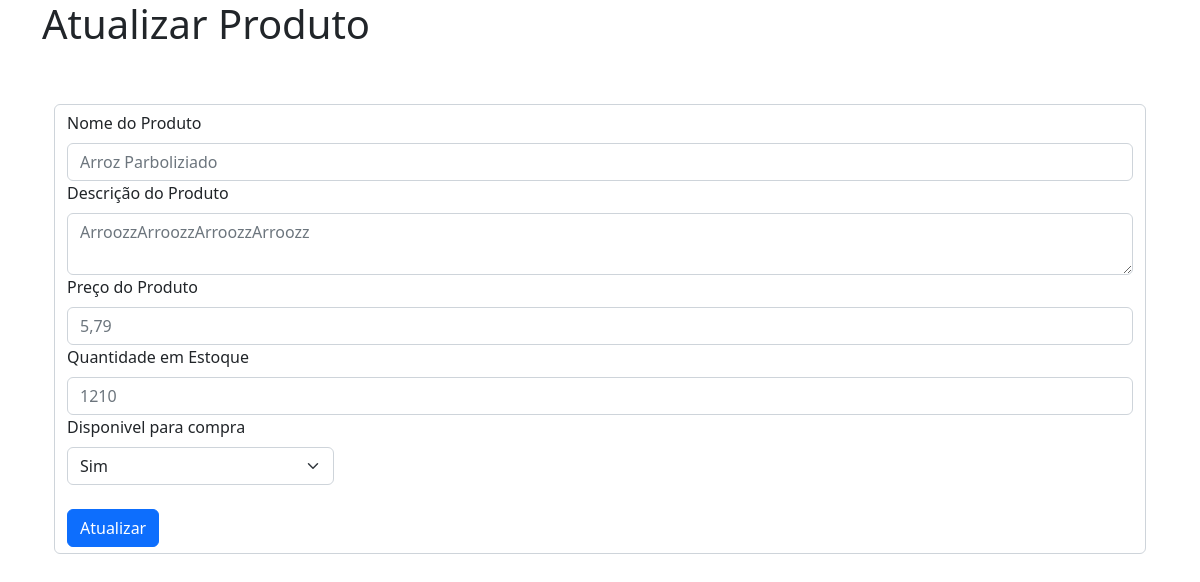
The app's page /produtos/editar/1/ with its own data.
### crm/models.py (models this page shows, shortened)
class Produto(models.Model):
    nome = models.CharField(max_length=50)
    descricao = models.TextField()
    preco = models.DecimalField(max_digits=10, decimal_places=2)
    qtd_estoque = models.IntegerField()
    ativo = models.BooleanField()
    data_criacao = models.DateTimeField(auto_now_add=True)
    data_atualizacao = models.DateTimeField(auto_now=True)

### crm/views.py (the view, shortened to what this page needs)
# urls.py: path('editar/<int:id>/', views.editar_produto, name='editar_produto'),
def editar_produto(request, id):
    if request.method == 'GET':
        produto = Produto.objects.get(id=id)
        return render(request, "produto_editar.html", {'produto': produto})

### crm/templates/produto_editar.html (shortened to what this page needs)
{% extends "base.html" %}
{% block 'body' %}
    <div class="container">
        <h1>Atualizar Produto</h1>
        <br>
        <div class="container">
            <br>
            <form action="{% url "editar_produto" produto.id %}" method="post" class="form-control">{% csrf_token %}
                <label for="nome" class="form-label">Nome do Produto</label>
                <input type="text" name="nome" id="nome" class="form-control" placeholder="{{produto.nome}}">
                <label for="descricao" class="form-label">Descrição do Produto</label>
                <textarea name="descricao" id="descricao" class="form-control" placeholder="{{produto.descricao}}"></textarea>
                <label for="preco" class="form-label">Preço do Produto</label>
                <input type="number" step=".01" name="preco" id="preco" class="form-control" placeholder="{{produto.preco}}">
                <label for="qtd_estoque" class="form-label">Quantidade em Estoque</label>
                <input type="number" name="qtd_estoque" id="qtd_estoque" class="form-control" placeholder="{{produto.qtd_estoque}}">
                <div class="col-3">
                    <label for="ativo" class="form-label">Disponivel para compra</label>
                    <select name="ativo" id="ativo" class="form-select" required>
                        <option value="1" select>Sim</option>
                    </select>
                </div>
                <br>
                <button type="submit" class="btn btn-primary">Atualizar</button>
            </form>
        </div>
    </div>
{% endblock 'body' %}

### records on screen
Produto: nome "Arroz Parboliziado", descricao "ArroozzArroozzArroozzArroozz", preco "5,79", qtd_estoque "1210"
